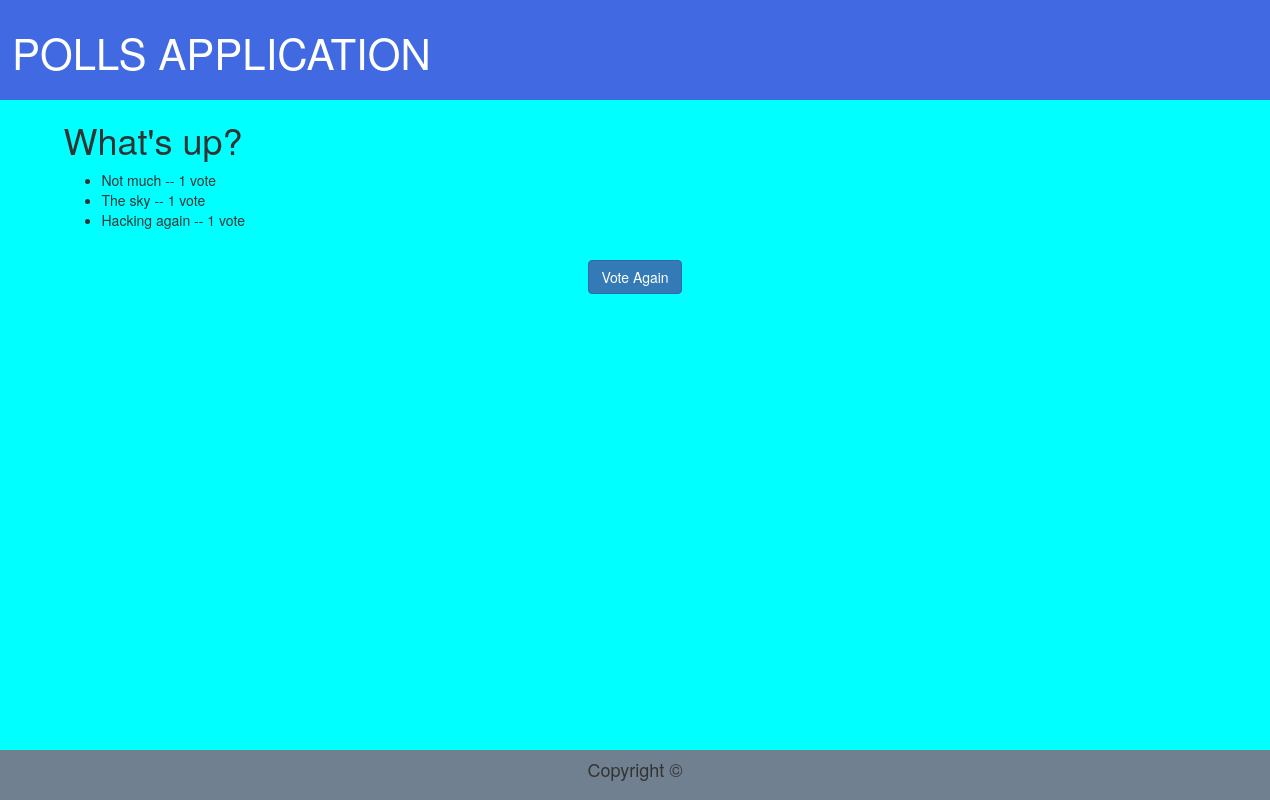
The app's page /polls/1/results/, older data.
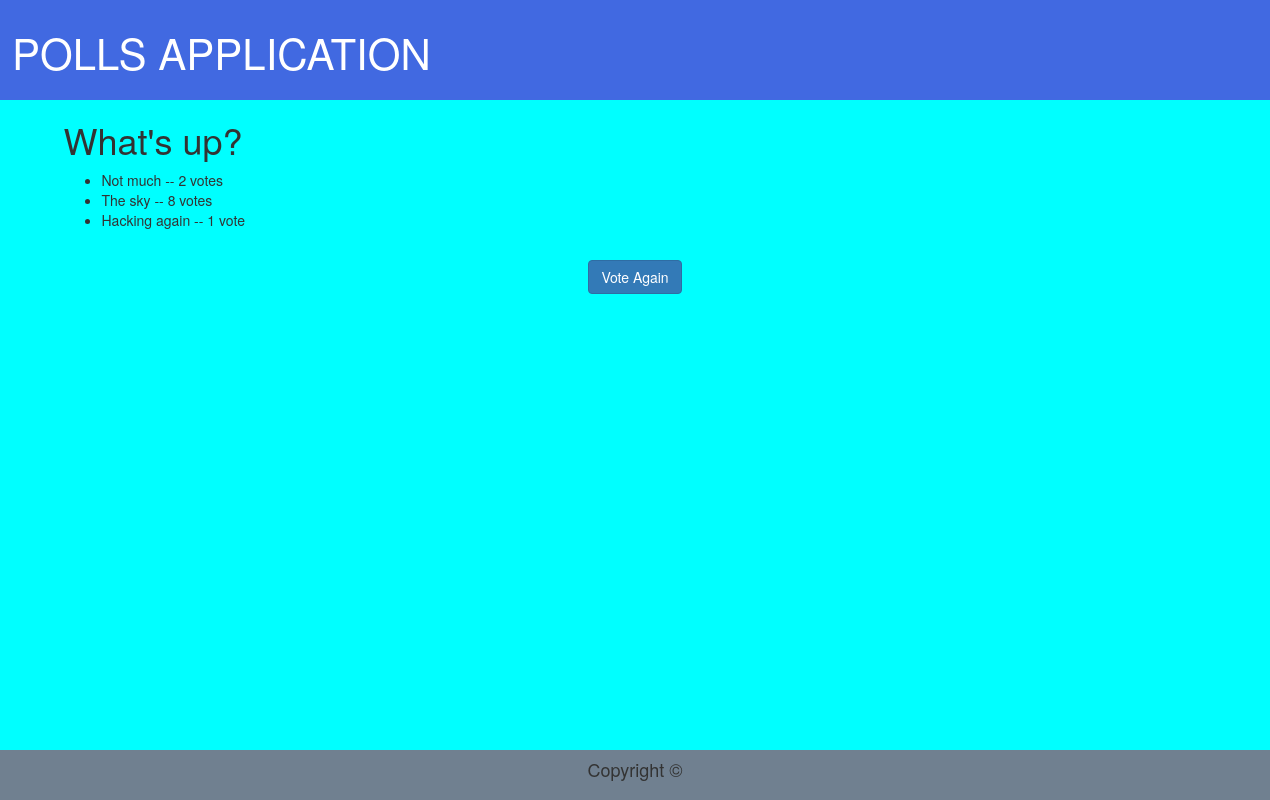
The same page, newer data.
### polls/models.py (models this page shows, shortened)
class Choice(models.Model):
    question = models.ForeignKey(Question)
    choice_text = models.CharField(max_length=200)
    votes = models.IntegerField(default=0)

### polls/views.py (the view)
# urls.py: url(r'^(?P<pk>\d+)/results/$', views.ResultsView.as_view(), name = 'results'),
class ResultsView(generic.DetailView):
    model = Question
    template_name = 'polls/results.html'

### polls/templates/polls/results.html
{% load staticfiles %}
{% include 'polls/background.html' %}
<head>
    <link rel="stylesheet" type="text/css" href="{% static 'polls/style.css' %}" />
</head>
<body>
    <h1 class="txt">{{ question.question_text }}</h1>
    <ul>
    {% for choice in question.choice_set.all %}
        <li class="txt">{{ choice.choice_text }} -- {{ choice.votes }} vote{{ choice.votes|pluralize }}</li>
    {% endfor %}
    </ul>
    <a href="{% url 'polls:detail' question.id %}">
        <button class="btn btn-primary body_but">Vote Again</button>
    </a>
</body>

Row changes from the older to the newer data that the page shows:
changed Choice "Not much": votes "1" → "2"
changed Choice "The sky": votes "1" → "8"
